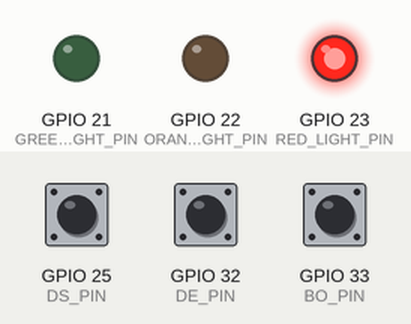
This program was run on a simulated ESP32. Parts: output pins drawn as LEDs (lit = HIGH). The test bench sets the inputs (shaded band); at power-on: GPIO 25 (DS_PIN) LOW, GPIO 32 (DE_PIN) LOW, GPIO 33 (BO_PIN) LOW.

Above: at 1.2 s.
1.3 s: GPIO 25 (DS_PIN) driven HIGH and GPIO 32 (DE_PIN) driven HIGH and GPIO 33 (BO_PIN) driven HIGH
At 2.1 s:
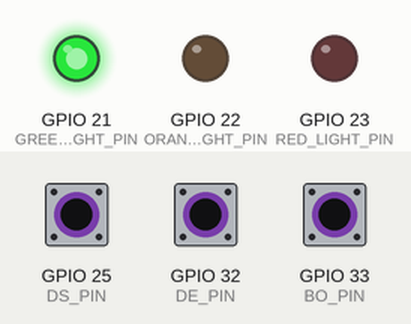
4.3 s: GPIO 25 (DS_PIN) driven LOW
5.8 s: GPIO 25 (DS_PIN) driven HIGH
8.8 s: GPIO 32 (DE_PIN) driven LOW
At 9.6 s:
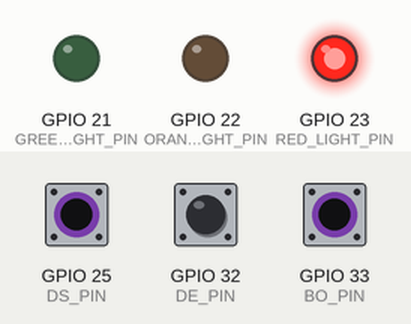
Timing chart, 0 to 11.3 s (numbered marks = the images above; inputs shaded):
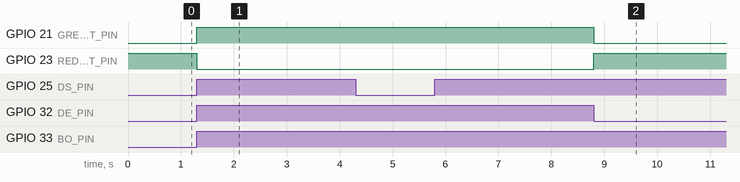

The program:

main.cpp
```cpp
#include <Arduino.h>
#include "lights.h"
#include "barrier.h"
#include "sensors.h"

#define DE_PIN 32 // DE
#define BO_PIN 33 // BO
#define DS_PIN 25 // DS

#define RED_LIGHT_PIN 23
#define ORANGE_LIGHT_PIN 22
#define GREEN_LIGHT_PIN 21
#define BARRIER_LIGHT_PIN 19

unsigned long orangeBlinkStart = 0;
const unsigned long orangeBlinkInterval = 100; // 10 Hz
bool orangeBlinkState = false;

void setup() {
  pinMode(DE_PIN, INPUT);
  pinMode(BO_PIN, INPUT);
  pinMode(DS_PIN, INPUT);

  setupLights(RED_LIGHT_PIN, ORANGE_LIGHT_PIN, GREEN_LIGHT_PIN);
  setupBarrier(BARRIER_LIGHT_PIN);

  turnOnRedLight();
  closeBarrier();
}

void loop() {
  bool deState = digitalRead(DE_PIN);
  bool boState = digitalRead(BO_PIN);
  bool dsState = digitalRead(DS_PIN);

  if (!deState) { // No vehicle detected
    turnOnRedLight();
    closeBarrier();
    return;
  }

  if (boState) { // Button pressed
    openBarrier();
    turnOnGreenLight();

    if (dsState) { // Vehicle passed the barrier
      delay(1000); // Wait 1 second
      turnOnRedLight();
      closeBarrier();
    }
    return;
  }

  // Vehicle detected but no button pressed
  if (!dsState) {
    if (millis() - orangeBlinkStart >= 20000) {
      if (millis() - orangeBlinkStart >= orangeBlinkInterval) {
        orangeBlinkStart = millis();
        orangeBlinkState = !orangeBlinkState;
        setOrangeLight(orangeBlinkState);
      }
    }
  }
}
```

barrier.h
```cpp
#ifndef BARRIER_H
#define BARRIER_H

void setupBarrier(int barrierPin);
void openBarrier();
void closeBarrier();

#endif
```

lights.h
```cpp
#ifndef LIGHTS_H
#define LIGHTS_H

void setupLights(int redPin, int orangePin, int greenPin);
void turnOnRedLight();
void turnOnGreenLight();
void setOrangeLight(bool state);

#endif
```

sensors.h
```cpp
#ifndef TIMING_H
#define TIMING_H

#define ORANGE_BLINK_INTERVAL 100 // 10Hz (100ms)


extern bool isBarrierOpen;
extern unsigned long lastBlinkTime;
extern bool orangeLedState;

#endif
```

barrier.cpp
```cpp
#ifndef SENSORS_H
#define SENSORS_H

#define DE_PIN 32
#define BO_PIN 33
#define DS_PIN 25

#endif
```

lights.cpp
```cpp
#include <Arduino.h>
#include "lights.h"

int redLightPin, orangeLightPin, greenLightPin;

void setupLights(int redPin, int orangePin, int greenPin) {
  redLightPin = redPin;
  orangeLightPin = orangePin;
  greenLightPin = greenPin;

  pinMode(redLightPin, OUTPUT);
  pinMode(orangeLightPin, OUTPUT);
  pinMode(greenLightPin, OUTPUT);
}

void turnOnRedLight() {
  digitalWrite(redLightPin, HIGH);
  digitalWrite(orangeLightPin, LOW);
  digitalWrite(greenLightPin, LOW);
}

void turnOnGreenLight() {
  digitalWrite(redLightPin, LOW);
  digitalWrite(orangeLightPin, LOW);
  digitalWrite(greenLightPin, HIGH);
}

void setOrangeLight(bool state) {
  digitalWrite(orangeLightPin, state ? HIGH : LOW);
}
```

Measured:
- after the input at 1.3 s, GPIO 21 (GREEN_LIGHT_PIN): LOW → HIGH at once; GPIO 23 (RED_LIGHT_PIN): HIGH → LOW at once
- after the input at 8.8 s, GPIO 21 (GREEN_LIGHT_PIN): HIGH → LOW at once; GPIO 23 (RED_LIGHT_PIN): LOW → HIGH at once
